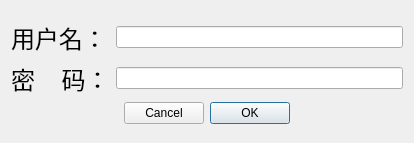
<?xml version="1.0" encoding="UTF-8"?>
<ui version="4.0">
 <class>LoginDialog</class>
 <widget class="QDialog" name="LoginDialog">
  <property name="geometry">
   <rect>
    <x>0</x>
    <y>0</y>
    <width>414</width>
    <height>143</height>
   </rect>
  </property>
  <property name="windowTitle">
   <string>登陆</string>
  </property>
  <layout class="QVBoxLayout" name="verticalLayout">
   <item>
    <spacer name="verticalSpacer">
     <property name="orientation">
      <enum>Qt::Vertical</enum>
     </property>
     <property name="sizeHint" stdset="0">
      <size>
       <width>20</width>
       <height>4</height>
      </size>
     </property>
    </spacer>
   </item>
   <item>
    <layout class="QGridLayout" name="gridLayout">
     <item row="0" column="0">
      <widget class="QLabel" name="m_labeluser">
       <property name="font">
        <font>
         <pointsize>18</pointsize>
         <weight>50</weight>
         <italic>false</italic>
         <bold>false</bold>
        </font>
       </property>
       <property name="text">
        <string>用户名：</string>
       </property>
      </widget>
     </item>
     <item row="0" column="1">
      <widget class="QLineEdit" name="m_username"/>
     </item>
     <item row="1" column="0">
      <widget class="QLabel" name="m_labelpwd">
       <property name="font">
        <font>
         <pointsize>18</pointsize>
         <weight>50</weight>
         <italic>false</italic>
         <bold>false</bold>
        </font>
       </property>
       <property name="text">
        <string>密    码：</string>
       </property>
      </widget>
     </item>
     <item row="1" column="1">
      <widget class="QLineEdit" name="m_password">
       <property name="inputMethodHints">
        <set>Qt::ImhHiddenText|Qt::ImhNoAutoUppercase|Qt::ImhNoPredictiveText|Qt::ImhSensitiveData</set>
       </property>
       <property name="frame">
        <bool>true</bool>
       </property>
       <property name="echoMode">
        <enum>QLineEdit::Password</enum>
       </property>
       <property name="cursorPosition">
        <number>0</number>
       </property>
       <property name="dragEnabled">
        <bool>false</bool>
       </property>
      </widget>
     </item>
    </layout>
   </item>
   <item>
    <layout class="QHBoxLayout" name="horizontalLayout">
     <item>
      <spacer name="horizontalSpacer">
       <property name="orientation">
        <enum>Qt::Horizontal</enum>
       </property>
       <property name="sizeHint" stdset="0">
        <size>
         <width>40</width>
         <height>20</height>
        </size>
       </property>
      </spacer>
     </item>
     <item>
      <widget class="QDialogButtonBox" name="m_btnBox">
       <property name="layoutDirection">
        <enum>Qt::RightToLeft</enum>
       </property>
       <property name="autoFillBackground">
        <bool>false</bool>
       </property>
       <property name="standardButtons">
        <set>QDialogButtonBox::Cancel|QDialogButtonBox::Ok</set>
       </property>
      </widget>
     </item>
     <item>
      <spacer name="horizontalSpacer_2">
       <property name="orientation">
        <enum>Qt::Horizontal</enum>
       </property>
       <property name="sizeHint" stdset="0">
        <size>
         <width>40</width>
         <height>20</height>
        </size>
       </property>
      </spacer>
     </item>
    </layout>
   </item>
   <item>
    <spacer name="verticalSpacer_2">
     <property name="orientation">
      <enum>Qt::Vertical</enum>
     </property>
     <property name="sizeHint" stdset="0">
      <size>
       <width>20</width>
       <height>3</height>
      </size>
     </property>
    </spacer>
   </item>
  </layout>
 </widget>
 <resources/>
 <connections/>
</ui>
